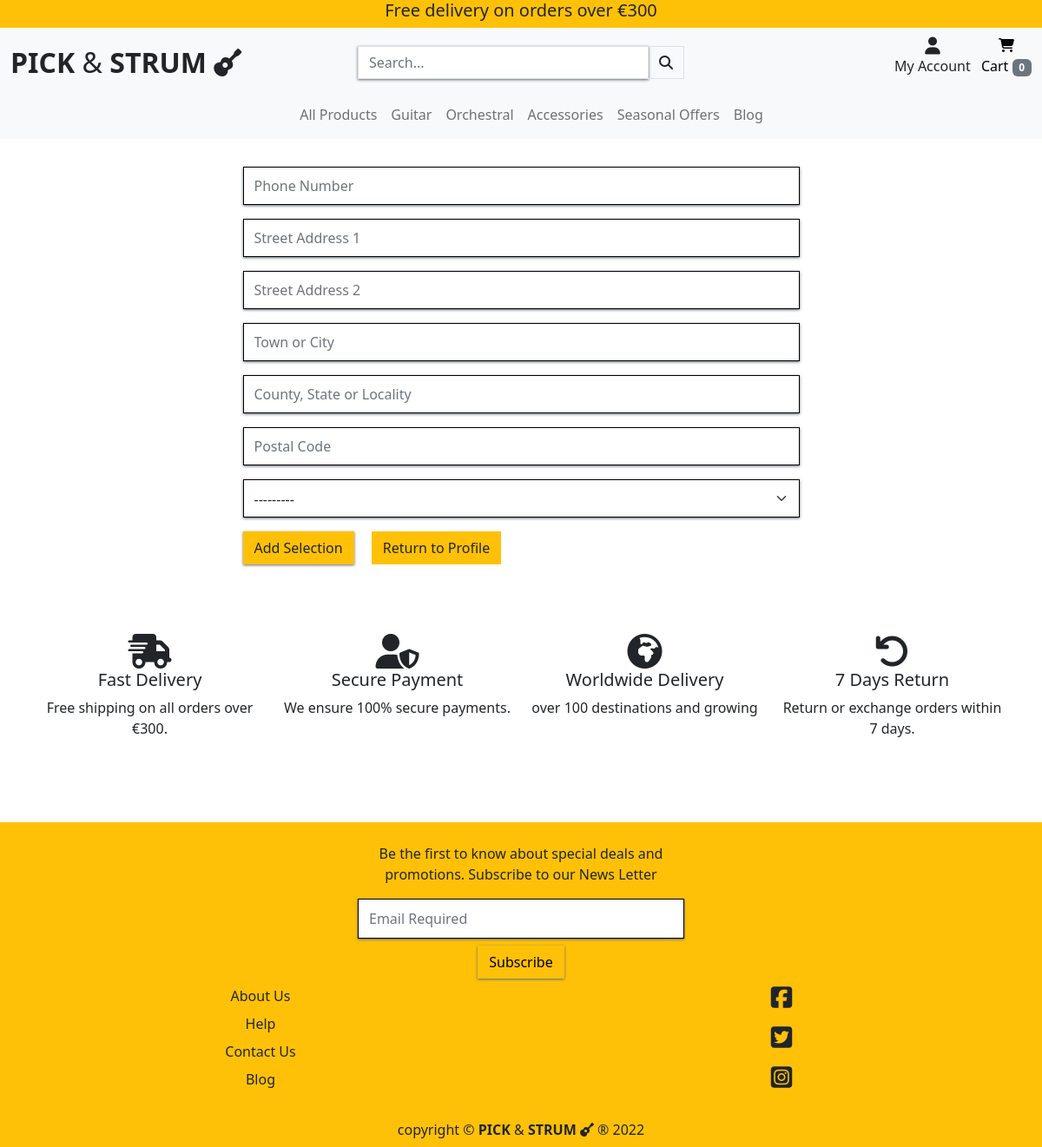
/profile/edit_profile/ (signed in), run on an earlier commit of the app's database.
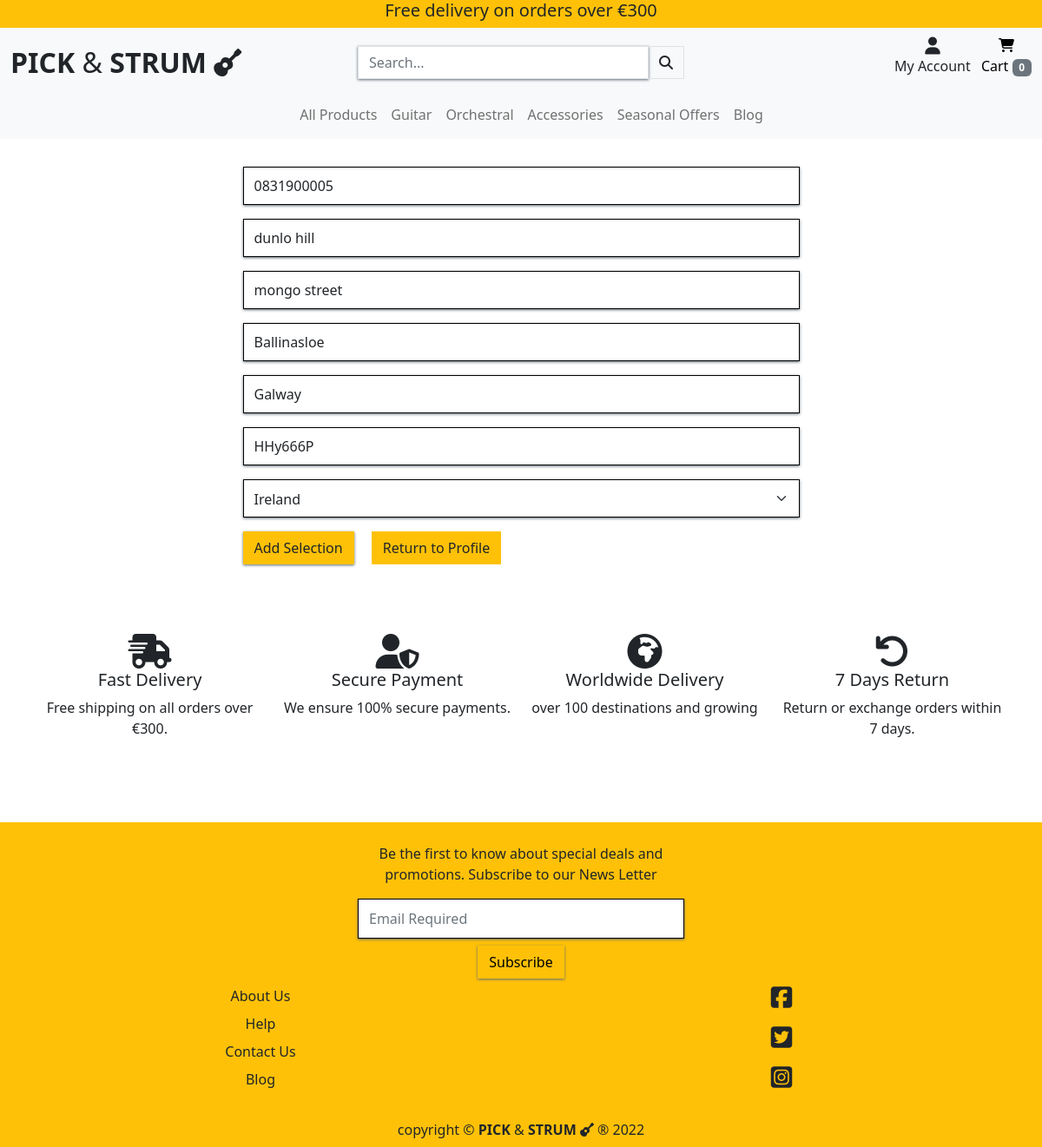
And on a later commit of the database.
### profiles/models.py (models this page shows, shortened)
class UserProfile(models.Model):
    user = models.OneToOneField(User, on_delete=models.CASCADE)
    default_phone_number = models.CharField(
        max_length=20, null=True, blank=True)
    default_street_address1 = models.CharField(
        max_length=80, null=True, blank=True)
    default_street_address2 = models.CharField(
        max_length=80, null=True, blank=True)
    default_town_or_city = models.CharField(
        max_length=40, null=True, blank=True)
    default_county = models.CharField(
        max_length=80, null=True, blank=True)
    default_postcode = models.CharField(
        max_length=20, null=True, blank=True)
    default_country = CountryField(
        blank_label='Country', null=True, blank=True)
    image = models.ImageField(null=True, blank=True)
    cover_photo = models.CharField(
        max_length=20, choices=COVER_PHOTO, default='Cool')

### profiles/views.py (the view)
# urls.py: path('edit_profile/', views.edit_profile, name='edit_profile'),
@login_required
def edit_profile(request):
    profile = get_object_or_404(UserProfile, user=request.user)
    address_form = UserProfileForm(
        request.POST or None,
        request.FILES or None,
        instance=profile
    )
    if address_form.is_valid():
        address_form.save()
        messages.success(
            request,
            'Your Profile Address has been updated successfully')
        return redirect('profile')
    context = {
        'address_form': address_form,
        'profile': profile,
        'profile_page': True
    }
    return render(request, 'profiles/update_address.html', context)

### profiles/forms.py
class UserProfileForm(forms.ModelForm):
    class Meta:
        model = UserProfile
        fields = (
            'default_phone_number',
            'default_street_address1',
            'default_street_address2',
            'default_town_or_city',
            'default_county',
            'default_postcode',
            'default_country'
        )
    def __init__(self, *args, **kwargs):
        super().__init__(*args, **kwargs)
        for field in self.fields:
            self.fields[field].label = False
            self.fields[field].widget.attrs['class'] = 'profile-update-input'
        self.fields['default_phone_number'].widget.attrs['placeholder'] = 'Phone Number'
        self.fields['default_street_address1'].widget.attrs['placeholder'] = 'Street Address 1'
        self.fields['default_street_address2'].widget.attrs['placeholder'] = 'Street Address 2'
        self.fields['default_town_or_city'].widget.attrs['placeholder'] = 'Town or City'
        self.fields['default_county'].widget.attrs['placeholder'] = 'County, State or Locality'
        self.fields['default_postcode'].widget.attrs['placeholder'] = 'Postal Code'

### profiles/templates/profiles/update_address.html (shortened to what this page needs)
{% extends "base.html" %}
{% load static %}
{% block extra_css %}
 <link rel="stylesheet" href="{% static 'profiles/css/profile.css' %}">
{% endblock %}
{% block page_header %}
<div class="container header-backspace">
</div>
{% endblock %}
{% block content %}
<div class="container mt-4">
    <div class="row">
        <div class="col-12 col-md-7 m-auto mt-4">
            <form action="{% url 'edit_profile' %}" method="POST">
                {{ address_form | crispy }}
                <input type="submit" class="btn btn-small bg-warning rounded-0" value="Add Selection">
                <a class="ms-3 btn btn-small bg-warning rounded-0" href="{% url 'profile' %}">Return to Profile</a>
            </form>
        </div>
    </div>
</div>
{% include 'includes/trust-stm.html' %}
{% endblock %}

What changed in the data, as far as the page shows it:
changed UserProfile: default_phone_number (not shown) → "0831900005"; default_street_address1 (not shown) → "dunlo hill"; default_street_address2 (not shown) → "mongo street"; default_town_or_city (not shown) → "Ballinasloe"; default_county (not shown) → "Galway"; default_postcode (not shown) → "HHy666P"; default_country "---------" → "Ireland"
